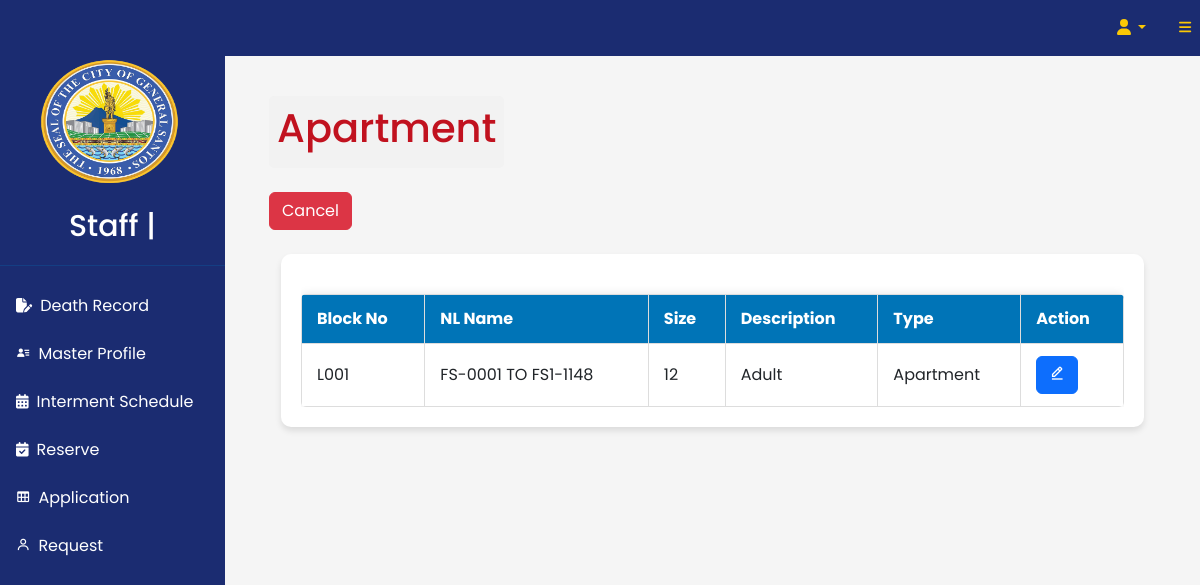
Screenshot of /staff/requestloc.php with the database file from the repository.
### tables this page shows
CREATE TABLE `tblnichelocation` (
  `LocID` varchar(255) NOT NULL,
  `NLName` varchar(255) NOT NULL,
  `Size` int(11) NOT NULL,
  `Description` varchar(255) NOT NULL,
  `Type` varchar(255) NOT NULL
);

### staff/requestloc.php (the view, shortened to what this page needs)
<!DOCTYPE html>
<html lang="en">
<?php
require('assets/component/header.php');
require('assets/component/topnavbar.php');
require('assets/component/sidebars.php');
require_once('../component/locfunction.php');
?>
<body>
    <div id="layoutSidenav">
        <div id="layoutSidenav_content">
            <main>
                <div class="container-fluid px-4">
                    <ol class="breadcrumb mb-4">
                        <li class="breadcrumb-item active">
                            <h1>Apartment</h1>
                        </li>
                    </ol>
                    <div class="relative overflow-x-auto shadow-md sm:rounded-lg">
                        <button class="btn btn-danger" onclick="goBack()">
                            Cancel
                        </button>
                        <br><br>
                        <div class="container">
                            <div class="activity-log-container">
                                <div class="activity-log-container-scroll">
                                    <table class="table-no-border">
                                        <thead>
                                            <tr>
                                                <th>Block No</th>
                                                <th>NL Name</th>
                                                <th>Size</th>
                                                <th>Description</th>
                                                <th>Type</th>
                                                <th>Action</th>
                                            </tr>
                                        </thead>
                                        <tbody>
                                            <?php
                                                $select = "SELECT * FROM tblNicheLocation";
                                                $query = $conn->query($select);
                                                while($data = $query->fetch_assoc()){
                                                    $id = $data['LocID'];
                                                    $nlname = $data['NLName'];
                                                    $size = $data['Size'];
                                                    $description = $data['Description'];
                                                    $type = $data['Type'];
                                            ?>
                                            <tr>
                                                <td><?php echo $id ?></td>
                                                <td><?php echo $nlname ?></td>
                                                <td><?php echo $size ?></td>
                                                <td><?php echo $description?></td>
                                                <td><?php echo $type ?></td>
                                                <td>
                                                    <button class="btn btn-primary"
                                                        onclick="addNiche('<?php echo $profid; ?>', '<?php echo $id; ?>')">
                                                        <i class='bx bx-edit-alt'></i>
                                                    </button>
                                                </td>
                                            </tr>
                                            <?php } ?>
                                        </tbody>
                                    </table>
                                </div>
                            </div>
                        </div>
                    </div>
                </div>
            </main>
        </div>
    </div>
</body>
</html>

### staff/css/table.css (style rules this page uses)
body { font-family: Arial, sans-serif; }
.container-fluid { max-width: 1200px; margin: 0 auto; padding: 20px; }
table { width: 100%; border-collapse: collapse; margin-top: 20px; }
th, td { padding: 10px; border: 1px solid #ddd; }
th { background-color: #f2f2f2; text-align: left; }
.breadcrumb { background-color: #f2f2f2; padding: 8px; list-style: none; margin: 0; border-radius: 5px; display: inline-block; }
.breadcrumb li { display: inline; }
.breadcrumb li::after { content: ">"; margin: 0 5px; }
.breadcrumb li:last-child::after { content: none; }

### staff/css/file.css (style rules this page uses)
* { margin: 0; padding: 0; box-sizing: border-box; font-family: "Poppins", sans-serif; }

### staff/css/activitylog.css (style rules this page uses)
body { padding: 20px; background-color: #f5f5f5; }
.activity-log-container { background-color: #ffffff; border-radius: 10px; padding: 20px; box-shadow: 0px 4px 6px rgba(0, 0, 0, 0.1); }
.activity-log-container-scroll { max-height: 400px; overflow-y: auto; }
.table-no-border { width: 100%; border-collapse: collapse; box-shadow: 0px 0px 10px rgba(0, 0, 0, 0.1); border-radius: 5px; overflow: hidden; }
.table-no-border th, .table-no-border td { padding: 12px 15px; text-align: left; border-bottom: 1px solid #ddd; }
tbody tr td { text-transform: capitalize !important; }
.table-no-border thead th { background-color: #0074B7; color: #fff; }

### rows the page displays
tblnichelocation: LocID "L001", NLName "FS-0001 TO FS1-1148", Size "12", Description "Adult", Type "Apartment"
